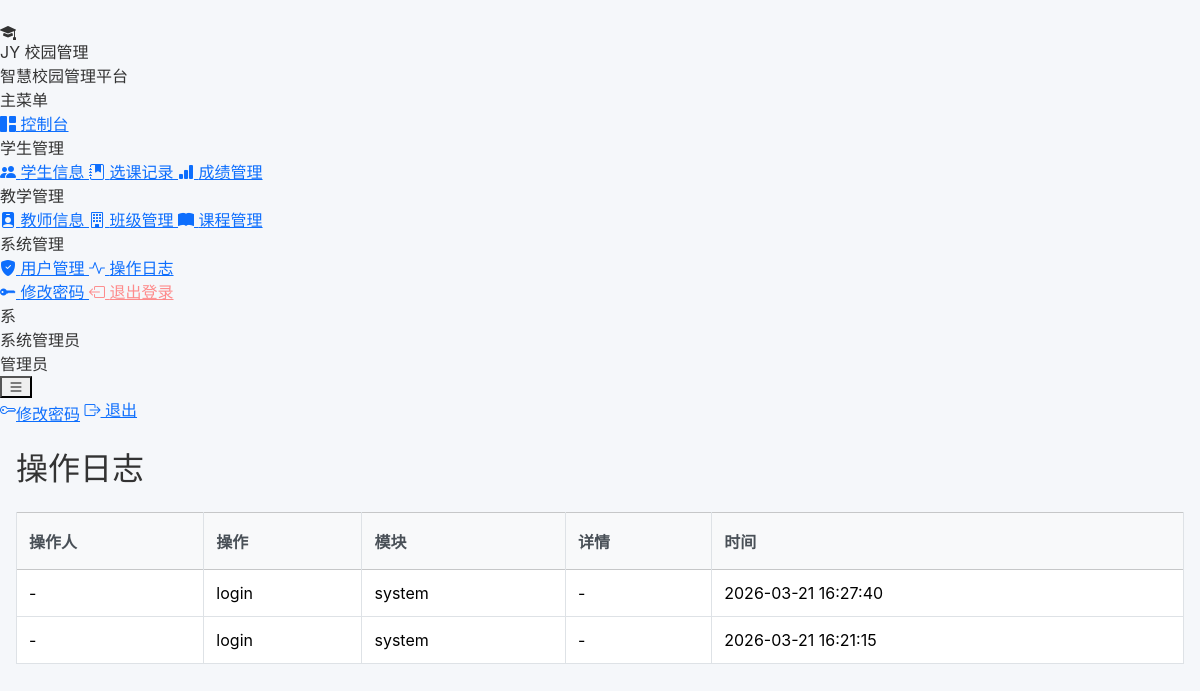
/ops-log (signed in), run on an earlier commit of the app's database.
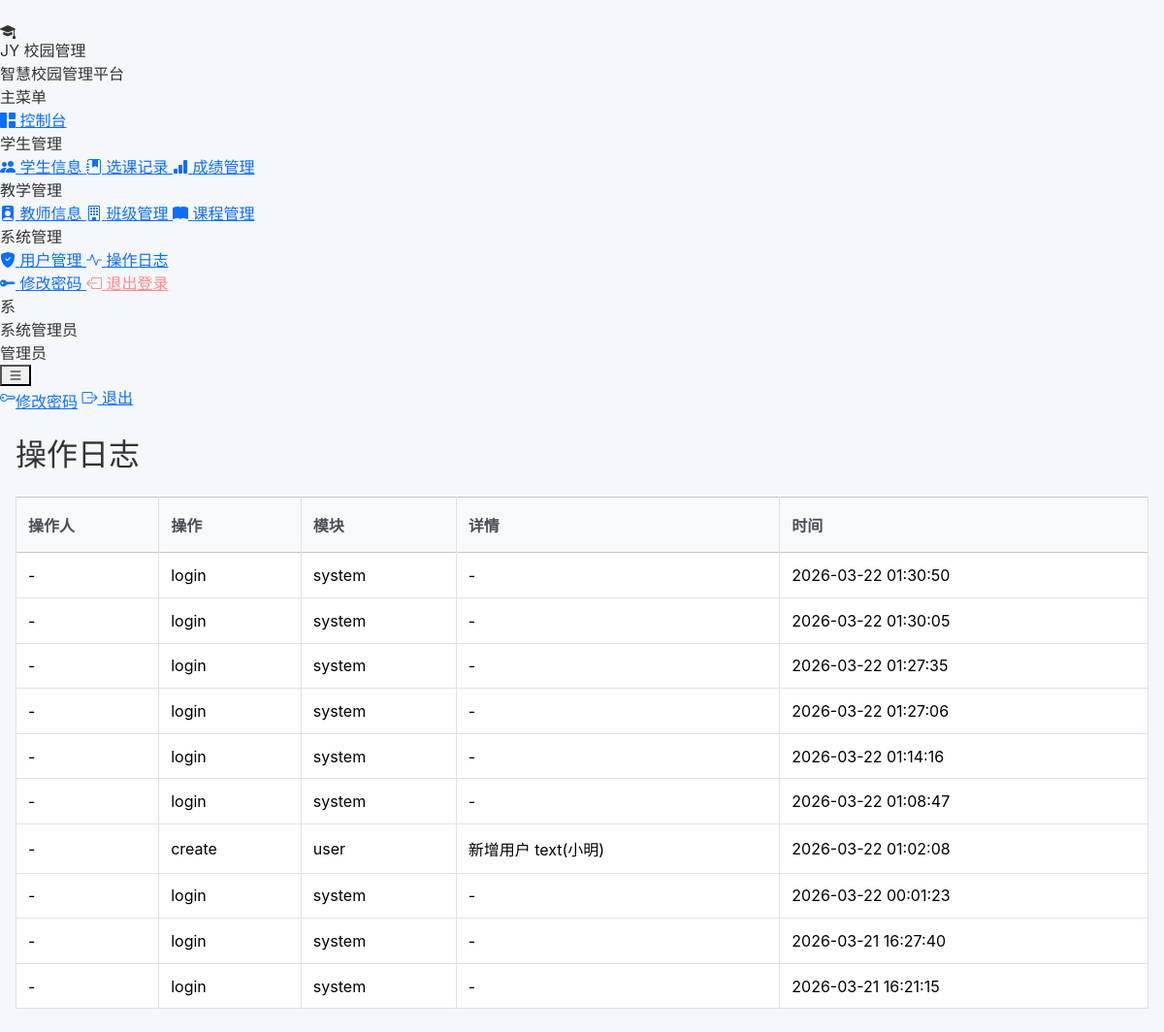
And on a later commit of the database.
### app.py (models this page shows, shortened)
class User(db.Model):
    __tablename__ = "users"
    id = db.Column(db.Integer, primary_key=True)
    username = db.Column(db.String(50), unique=True, nullable=False)
    password = db.Column(db.String(255), nullable=False)
    full_name = db.Column(db.String(100), nullable=False)
    role = db.Column(db.String(20), nullable=False, default="student")  # admin, teacher, student
    email = db.Column(db.String(100))
    phone = db.Column(db.String(20))
    is_active = db.Column(db.Boolean, default=True)
    created_at = db.Column(db.DateTime, default=datetime.utcnow)
    updated_at = db.Column(db.DateTime, default=datetime.utcnow, onupdate=datetime.utcnow)

class OperationLog(db.Model):
    __tablename__ = "operation_logs"
    id = db.Column(db.Integer, primary_key=True)
    user_id = db.Column(db.Integer, db.ForeignKey("users.id"))
    action = db.Column(db.String(100), nullable=False)
    module = db.Column(db.String(50))  # 模块名 student, course, score
    record_id = db.Column(db.Integer)
    details = db.Column(db.Text)
    created_at = db.Column(db.DateTime, default=datetime.utcnow)

### app.py (the view)
@app.route("/ops-log")
@role_required("admin")
def list_ops_log():
    logs = OperationLog.query.order_by(OperationLog.created_at.desc()).limit(500).all()
    return render_template("admin/logs.html", logs=logs)

### app.py (called while the page is built)
def role_required(*roles):
    def decorator(f):
        @wraps(f)
        def decorated_function(*args, **kwargs):
            if "user_id" not in session:
                flash("请先登录", "warning")
                return redirect(url_for("login"))
            user = User.query.get(session.get("user_id"))
            if user.role not in roles:
                flash("权限不足", "danger")
                return redirect(url_for("dashboard"))
            return f(*args, **kwargs)
        return decorated_function
    return decorator

### templates/admin/logs.html (shortened to what this page needs)
{% extends "base.html" %}
{% block content %}
<div class="py-4">
    <h1 class="h2 mb-4">操作日志</h1>
    <div class="table-responsive">
        <table class="table table-bordered table-hover align-middle bg-white">
            <thead class="table-light">
                <tr>
                    <th>操作人</th>
                    <th>操作</th>
                    <th>模块</th>
                    <th>详情</th>
                    <th>时间</th>
                </tr>
            </thead>
            <tbody>
                {% if logs %}
                {% for log in logs %}
                <tr>
                    <td>{{ log.user.full_name if log.user else '-' }}</td>
                    <td>{{ log.action }}</td>
                    <td>{{ log.module or '-' }}</td>
                    <td>{{ log.details or '-' }}</td>
                    <td>{{ log.created_at.strftime('%Y-%m-%d %H:%M:%S') if log.created_at else '-' }}</td>
                </tr>
                {% endfor %}
                {% else %}
                <tr>
                    <td colspan="5" class="text-center py-4 text-muted">暂无日志数据</td>
                </tr>
                {% endif %}
            </tbody>
        </table>
    </div>
</div>
{% endblock %}

### templates/base.html (shortened to what this page needs)
﻿<!DOCTYPE html>
<html lang="zh-CN">
<head>
  <link href="https://cdn.jsdelivr.net/npm/bootstrap@5.3.3/dist/css/bootstrap.min.css" rel="stylesheet">
  <link rel="stylesheet" href="https://cdn.jsdelivr.net/npm/bootstrap-icons@1.11.0/font/bootstrap-icons.css">
  <link rel="stylesheet" href="{{ url_for('static', filename='style.css') }}">
</head>
<body>
{% if 'user_id' in session %}
<aside class="sidebar" id="sidebar">
  <div class="sidebar-brand">
    <div class="brand-logo"><i class="bi bi-mortarboard-fill"></i></div>
    <div class="brand-name">JY 校园管理</div>
    <div class="brand-sub">智慧校园管理平台</div>
  </div>
  <nav class="sidebar-nav">
    <div class="sidebar-section">
      <div class="sidebar-section-label">主菜单</div>
      <a class="sidebar-link {% if request.endpoint == 'dashboard' %}active{% endif %}"
         href="{{ url_for('dashboard') }}">
        <i class="bi bi-grid-1x2-fill nav-icon"></i> 控制台
      </a>
    </div>
    <div class="sidebar-section">
      <div class="sidebar-section-label">学生管理</div>
      <a class="sidebar-link {% if 'student' in (request.endpoint or '') and 'score' not in (request.endpoint or '') %}active{% endif %}"
         href="{{ url_for('list_students') }}">
        <i class="bi bi-people-fill nav-icon"></i> 学生信息
      </a>
      {% if session.role in ['admin', 'teacher'] %}
      <a class="sidebar-link {% if 'enrollment' in (request.endpoint or '') %}active{% endif %}"
         href="{{ url_for('list_enrollments') }}">
        <i class="bi bi-journal-bookmark-fill nav-icon"></i> 选课记录
      </a>
      {% endif %}
      <a class="sidebar-link {% if 'score' in (request.endpoint or '') %}active{% endif %}"
         href="{{ url_for('list_scores') }}">
        <i class="bi bi-bar-chart-fill nav-icon"></i> 成绩管理
      </a>
    </div>
    {% if session.role in ['admin', 'teacher'] %}
    <div class="sidebar-section">
      <div class="sidebar-section-label">教学管理</div>
      <a class="sidebar-link {% if 'teacher' in (request.endpoint or '') %}active{% endif %}"
         href="{{ url_for('list_teachers') }}">
        <i class="bi bi-person-badge-fill nav-icon"></i> 教师信息
      </a>
      <a class="sidebar-link {% if 'class' in (request.endpoint or '') %}active{% endif %}"
         href="{{ url_for('list_classes') }}">
        <i class="bi bi-building nav-icon"></i> 班级管理
      </a>
      <a class="sidebar-link {% if 'course' in (request.endpoint or '') %}active{% endif %}"
         href="{{ url_for('list_courses') }}">
        <i class="bi bi-book-fill nav-icon"></i> 课程管理
      </a>
    </div>
    {% endif %}
    {% if session.role == 'admin' %}
    <div class="sidebar-section">
      <div class="sidebar-section-label">系统管理</div>
      <a class="sidebar-link {% if 'user' in (request.endpoint or '') %}active{% endif %}"
         href="{{ url_for('list_users') }}">
        <i class="bi bi-shield-fill-check nav-icon"></i> 用户管理
      </a>
      <a class="sidebar-link {% if request.endpoint == 'list_ops_log' %}active{% endif %}"
         href="{{ url_for('list_ops_log') }}">
        <i class="bi bi-activity nav-icon"></i> 操作日志
      </a>
    </div>
    {% endif %}
  </nav>
  <div class="sidebar-footer">
    <a href="{{ url_for('change_password') }}" class="sidebar-link" style="margin-bottom:.15rem">
      <i class="bi bi-key-fill nav-icon"></i> 修改密码
    </a>
    <a href="{{ url_for('logout') }}" class="sidebar-link" style="color:rgba(255,120,120,.85)">
      <i class="bi bi-box-arrow-left nav-icon"></i> 退出登录
    </a>
    <div class="sidebar-user">
      <div class="sidebar-user-avatar">{{ (session.full_name or session.username or '?')[0] | upper }}</div>
      <div class="sidebar-user-info">
        <div class="u-name">{{ session.full_name or session.username }}</div>
        <div class="u-role">
          {% if session.role == 'admin' %}管理员
          {% elif session.role == 'teacher' %}教师
          {% else %}学生{% endif %}
        </div>
      </div>
    </div>
  </div>
</aside>
<header class="topbar">
  <button class="topbar-toggle" onclick="toggleSidebar()">
    <i class="bi bi-list"></i>
  </button>
  <div class="topbar-actions">
    <a href="{{ url_for('change_password') }}" class="topbar-btn d-none d-md-inline-flex">
      <i class="bi bi-key"></i> 修改密码
    </a>
    <a href="{{ url_for('logout') }}" class="topbar-btn btn-exit">
      <i class="bi bi-box-arrow-right"></i> 退出
    </a>
  </div>
</header>
<main class="main-content">
  <div class="page-container">
{% else %}
<main>
{% endif %}
{% block content %}{% endblock %}
{% if 'user_id' in session %}
  </div>
</main>
{% else %}
</main>
{% endif %}
</body>
</html>

### static/style.css (style rules this page uses)
* { font-family: -apple-system, BlinkMacSystemFont, "Segoe UI", Roboto, "Helvetica Neue", Arial, sans-serif; }
body { background-color: #f5f7fa; color: #333; }
main { padding: 0; }
.table { margin-bottom: 0; border-top: 1px solid #dee2e6; }
.table thead th { background-color: #f8f9fa; font-weight: 600; border-color: #dee2e6; color: #495057; padding: 1rem 0.75rem; }
.table tbody td { padding: 0.8rem 0.75rem; vertical-align: middle; }
h1, h2, h3, h4, h5 { font-weight: 600; color: #212529; }
@media (min-width: 1200px) { main { padding-left: 1rem; padding-right: 1rem; } }

What changed in the data, as far as the page shows it:
added OperationLog: user "-", action "login", module "system", details "-", created_at "2026-03-22 01:30:50"
added OperationLog: user "-", action "login", module "system", details "-", created_at "2026-03-22 01:30:05"
added OperationLog: user "-", action "login", module "system", details "-", created_at "2026-03-22 01:27:35"
added OperationLog: user "-", action "login", module "system", details "-", created_at "2026-03-22 01:27:06"
added OperationLog: user "-", action "login", module "system", details "-", created_at "2026-03-22 01:14:16"
added OperationLog: user "-", action "login", module "system", details "-", created_at "2026-03-22 01:08:47"
added OperationLog: user "-", action "create", module "user", details "新增用户 text(小明)", created_at "2026-03-22 01:02:08"
added OperationLog: user "-", action "login", module "system", details "-", created_at "2026-03-22 00:01:23"
